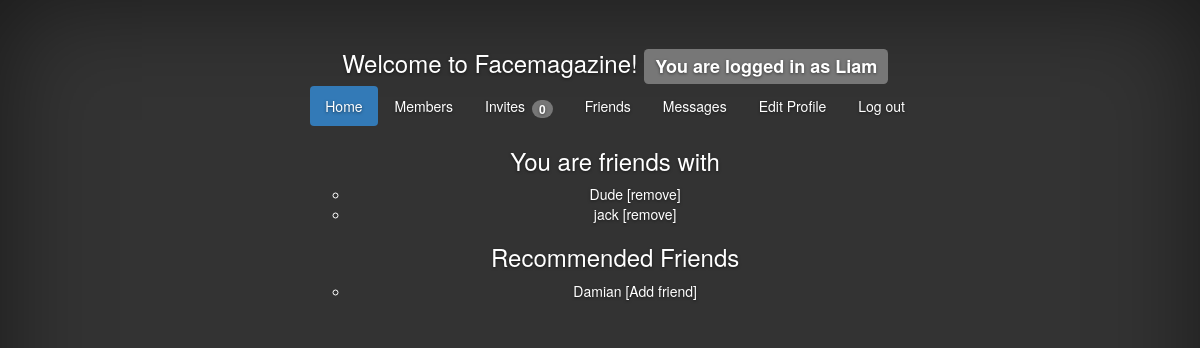
/social/friends/ (signed in), run on an earlier commit of the app's database.
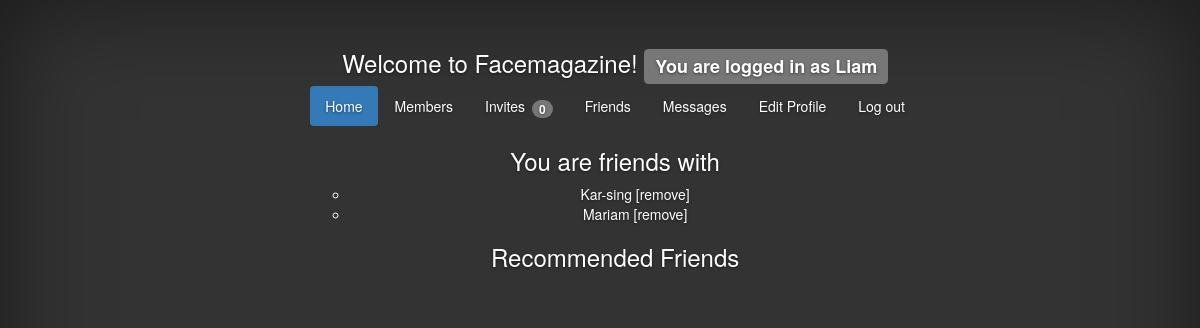
And on a later commit of the database.
### social/models.py (models this page shows, shortened)
class Member(models.Model):
    username = models.CharField(max_length=16, primary_key=True)
    password = models.CharField(max_length=16)
    profile = models.OneToOneField(Profile, null=True)
    following = models.ManyToManyField("self", symmetrical=True)

### social/views.py (the view)
    def test(request):
        if 'username' in request.session:
            return f(request)
        else:
            template = loader.get_template('social/not-logged-in.html')
            context = RequestContext(request, {})
            return HttpResponse(template.render(context))

### social/views.py (called while the page is built)
def loggedin(f):
    def test(request):
        if 'username' in request.session:
            return f(request)
        else:
            template = loader.get_template('social/not-logged-in.html')
            context = RequestContext(request, {})
            return HttpResponse(template.render(context))
    return test

### social/templates/social/friends.html
{% extends "social/base.html" %}
{% block content %}
<div class='main'>
{% if following %}
	<h3>You are friends with</h3>
	<ul>
	{% for member in following %}
		<li> <a href="/social/members/?view={{ member.username }}"> {{ member.username }} </a>
        [<a href="/social/friends/?unfriend={{ member.username }}">remove</a>]
	{% endfor %}
	</ul>
    	<h3>Recommended Friends</h3>
	<ul>
	{% for member in recommended %}
		<li> <a href="/social/members/?view={{ member.username }}"> {{ member.username }} </a>
        [<a href="/social/friends/?invite={{ member.username }}">Add friend</a>] </li>
	{% endfor %}
	</ul>
{% endif %}
<br>
</div>
{% endblock %}

### social/templates/social/base.html (shortened to what this page needs)
{% load staticfiles %}
<!DOCTYPE html>
<!DOCTYPE html>
<html lang="en">
  <head>
    <link href="/static/social/bootstrap.min.css" rel="stylesheet">
    <link href="/static/social/cover.css" rel="stylesheet">
  </head>
  <body>
    <div class="site-wrapper">
      <div class="site-wrapper-inner">
        <div class="cover-container">
          <div class="masthead clearfix">
            <div class="inner">
              <nav>
                <ul class="nav masthead-nav">
                {% if loggedin %}
                    <h3>Welcome to Facemagazine! <span class="label label-default">You are logged in as {{ username }}</span></h3>
                        {% endif %}
                    {% if loggedin %}
                        <ul class="nav nav-pills">
                  <li class="active" role="presentation"><a href="/social/members/?view={{ username }}">Home</a></li>
                  <li role="presentation"><a href="/social/members/">Members</a></li>
                  <li role="presentation"><a href="/social/invites/">Invites <span class="badge">{{ invitations|length }}</span></a></li>
                    <li role="presentation"><a href="/social/friends/">Friends</a></li>
                    <li role="presentation"><a href="/social/messages/">Messages</a></li>
                     <li role="presentation"><a href="/social/profile/">Edit Profile</a></li>
                     <li role="presentation"><a href="/social/logout/">Log out</a></li>
                        </ul>
                 {% endif %}
                   {% block content %}
	                {% endblock %}
        </div>
      </div>
    </div>
  </body>
</html>

### social/static/social/cover.css (style rules this page uses)
a, a:focus, a:hover { color: #fff; }
html, body { height: 100%; background-color: #333; }
body { color: #fff; text-align: center; text-shadow: 0 1px 3px rgba(0,0,0,.5); }
.site-wrapper { display: table; width: 100%; height: 100%; min-height: 100%; -webkit-box-shadow: inset 0 0 100px rgba(0,0,0,.5); box-shadow: inset 0 0 100px rgba(0,0,0,.5); }
.site-wrapper-inner { display: table-cell; vertical-align: top; }
.cover-container { margin-right: auto; margin-left: auto; }
.inner { padding: 30px; }
@media (min-width: 768px) { .masthead-nav { float: right; } }
@media (min-width: 768px) { .masthead { position: fixed; top: 0; } }
@media (min-width: 768px) { .site-wrapper-inner { vertical-align: middle; } }
@media (min-width: 768px) { .masthead, .mastfoot, .cover-container { width: 100%; } }
@media (min-width: 992px) { .masthead, .mastfoot, .cover-container { width: 700px; } }

What changed in the data, as far as the page shows it:
removed Member: username "Dude", shown under "You are friends with"
removed Member: username "jack", shown under "You are friends with"
removed Member: username "Damian", shown under "Recommended Friends"
now on this page (row edited): Member: username "Kar-sing", shown under "You are friends with"
added Member: username "Mariam", shown under "You are friends with"
